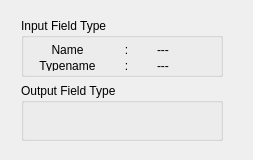
<?xml version="1.0" encoding="UTF-8"?>
<ui version="4.0">
 <class>ConvertFieldDataType</class>
 <widget class="QDialog" name="ConvertFieldDataType">
  <property name="geometry">
   <rect>
    <x>0</x>
    <y>0</y>
    <width>253</width>
    <height>160</height>
   </rect>
  </property>
  <property name="windowTitle">
   <string>ConvertFieldDataType</string>
  </property>
  <widget class="QWidget" name="">
   <property name="geometry">
    <rect>
     <x>10</x>
     <y>7</y>
     <width>224</width>
     <height>145</height>
    </rect>
   </property>
   <layout class="QGridLayout" name="gridLayout_2" rowstretch="1,1" columnstretch="0">
    <item row="1" column="0">
     <widget class="QGroupBox" name="groupBox_2">
      <property name="title">
       <string>Output Field Type</string>
      </property>
      <widget class="QWidget" name="">
       <property name="geometry">
        <rect>
         <x>6</x>
         <y>30</y>
         <width>206</width>
         <height>22</height>
        </rect>
       </property>
       <layout class="QHBoxLayout" name="horizontalLayout_2" stretch="2,1,2">
        <item>
         <widget class="QLabel" name="label_2">
          <property name="text">
           <string>Data Type</string>
          </property>
          <property name="alignment">
           <set>Qt::AlignCenter</set>
          </property>
         </widget>
        </item>
        <item>
         <widget class="QLabel" name="label_3">
          <property name="text">
           <string>:</string>
          </property>
          <property name="alignment">
           <set>Qt::AlignCenter</set>
          </property>
         </widget>
        </item>
        <item>
         <widget class="QComboBox" name="outputFieldTypeComboBox">
          <item>
           <property name="text">
            <string>unsigned char</string>
           </property>
          </item>
          <item>
           <property name="text">
            <string>unsigned short</string>
           </property>
          </item>
          <item>
           <property name="text">
            <string>unsigned int</string>
           </property>
          </item>
          <item>
           <property name="text">
            <string>char</string>
           </property>
          </item>
          <item>
           <property name="text">
            <string>short</string>
           </property>
          </item>
          <item>
           <property name="text">
            <string>int</string>
           </property>
          </item>
          <item>
           <property name="text">
            <string>float</string>
           </property>
          </item>
          <item>
           <property name="text">
            <string>double</string>
           </property>
          </item>
          <item>
           <property name="text">
            <string>Vector</string>
           </property>
          </item>
          <item>
           <property name="text">
            <string>Tensor</string>
           </property>
          </item>
         </widget>
        </item>
       </layout>
      </widget>
     </widget>
    </item>
    <item row="0" column="0">
     <widget class="QGroupBox" name="groupBox">
      <property name="title">
       <string>Input Field Type</string>
      </property>
      <widget class="QWidget" name="">
       <property name="geometry">
        <rect>
         <x>7</x>
         <y>16</y>
         <width>217</width>
         <height>48</height>
        </rect>
       </property>
       <layout class="QVBoxLayout" name="verticalLayout" stretch="5">
        <item>
         <layout class="QHBoxLayout" name="horizontalLayout" stretch="6,1">
          <item>
           <layout class="QGridLayout" name="gridLayout">
            <item row="0" column="0">
             <widget class="QLabel" name="label">
              <property name="text">
               <string>Name</string>
              </property>
              <property name="alignment">
               <set>Qt::AlignCenter</set>
              </property>
             </widget>
            </item>
            <item row="0" column="1">
             <widget class="QLabel" name="label_6">
              <property name="text">
               <string>:</string>
              </property>
              <property name="alignment">
               <set>Qt::AlignCenter</set>
              </property>
             </widget>
            </item>
            <item row="0" column="2">
             <widget class="QLabel" name="inputNameLabel">
              <property name="text">
               <string>---</string>
              </property>
             </widget>
            </item>
            <item row="1" column="0">
             <widget class="QLabel" name="label_8">
              <property name="text">
               <string>Typename</string>
              </property>
              <property name="alignment">
               <set>Qt::AlignCenter</set>
              </property>
             </widget>
            </item>
            <item row="1" column="1">
             <widget class="QLabel" name="label_5">
              <property name="text">
               <string>:</string>
              </property>
              <property name="alignment">
               <set>Qt::AlignCenter</set>
              </property>
             </widget>
            </item>
            <item row="1" column="2">
             <widget class="QLabel" name="typeNameLabel">
              <property name="text">
               <string>---</string>
              </property>
             </widget>
            </item>
           </layout>
          </item>
          <item>
           <spacer name="horizontalSpacer">
            <property name="orientation">
             <enum>Qt::Horizontal</enum>
            </property>
            <property name="sizeHint" stdset="0">
             <size>
              <width>40</width>
              <height>20</height>
             </size>
            </property>
           </spacer>
          </item>
         </layout>
        </item>
       </layout>
      </widget>
     </widget>
    </item>
   </layout>
  </widget>
 </widget>
 <layoutdefault spacing="6" margin="11"/>
 <resources/>
 <connections/>
</ui>
